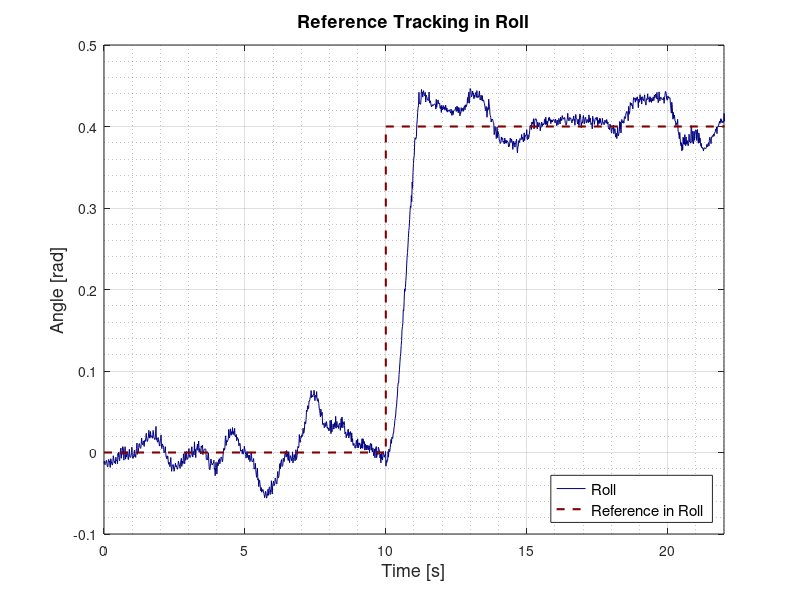
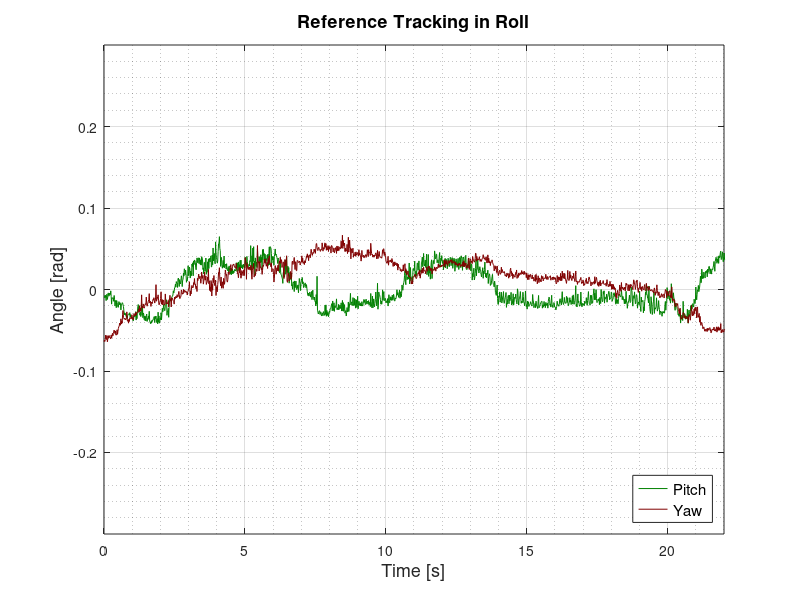

The MATLAB script that drew these images, in order:
%% Reference in roll
load rollRefFinal2
line=0.5;
font=13;
t=[0 10 10 50];
step_roll=[0 0 0.4 0.4];
figure
plot(0:0.015:22.5,Ang(1,1500:3000),'Color',[0 0 0.5], 'Linewidth',line)
hold on
plot(t,step_roll,'Color',[0.5 0 0],'LineStyle','--', 'Linewidth',1.5)
xlim([0,22])
%ylim([-0.05 0.3])
xlabel('Time [s]','FontSize',font)
ylabel('Angle [rad]','FontSize',font)
title('Reference Tracking in Roll','FontSize',font)
h = legend('Roll', 'Reference in Roll','Location','SouthEast');
set(h,'FontSize',font-2);
grid on
grid minor

%% Reference in roll - Other angles
load rollRefFinal2
font=13;
line=0.5;
figure
plot(0:0.015:22.5,Ang(2,1500:3000),'Color',[0 0.5 0], 'Linewidth',line)
hold on
plot(0:0.015:22.5,Ang(3,1500:3000)-0.05,'Color',[0.5 0 0], 'Linewidth',line)
xlim([0,22])
ylim([-0.3 0.3])
xlabel('Time [s]','FontSize',font)
ylabel('Angle [rad]','FontSize',font)
title('Reference Tracking in Roll','FontSize',font)
h = legend('Pitch', 'Yaw','Location','SouthEast');
set(h,'FontSize',font-2);
grid on
grid minor